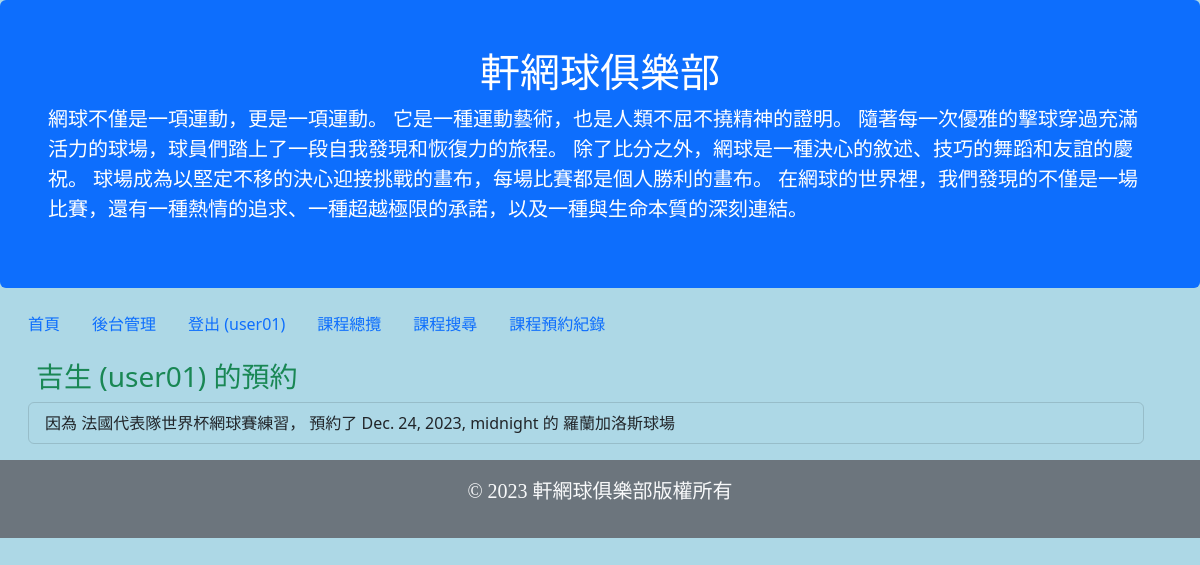
Page /courts/bookings/ (signed in) on the earlier database version.
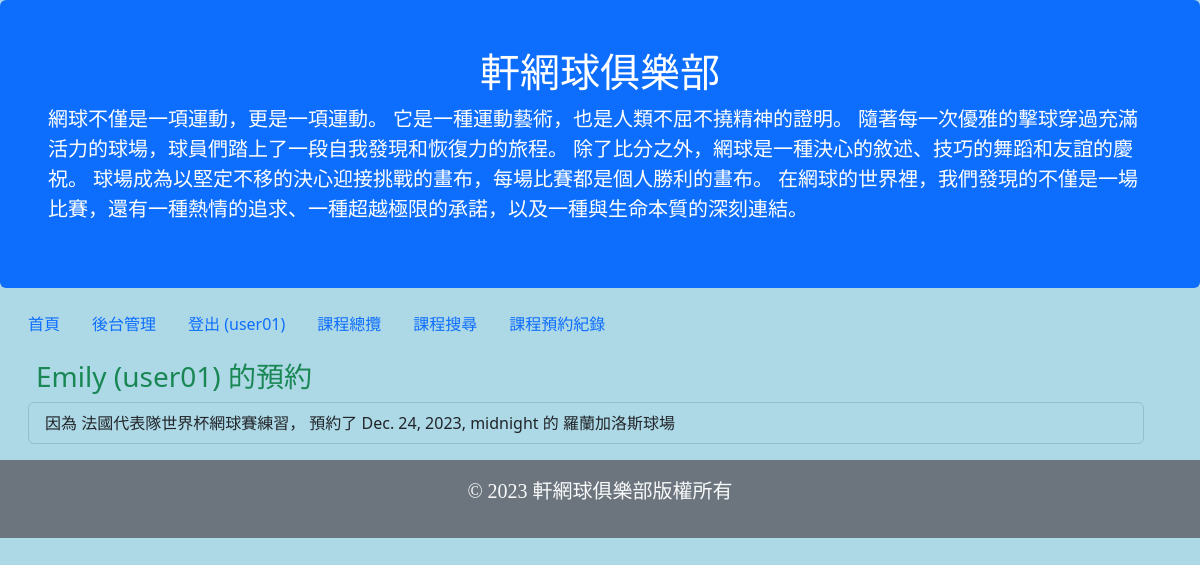
Same page on the later database version.
### members/models.py (models this page shows)
class Member(models.Model):
    user = models.OneToOneField(User, on_delete=models.CASCADE, default= None, blank=True, null=True)
    firstname = models.CharField(max_length=255)
    lastname = models.CharField(max_length=255)
    phone = models.IntegerField(null=True)
    joined_date = models.DateField(null=True)
    age = models.IntegerField(default=20)
    def __str__(self):
      return f"{self.firstname} {self.lastname}"

### courts/views.py (the view)
# urls.py: path('bookings/', views.my_bookings, name='my_bookings'),
@login_required
def my_bookings(request):
    bookings = Booking.objects.filter(user=request.user)
    print (f'All bookings by {request.user}:')
    for b in bookings:
        print (b)
    member = getMember(request)
    print('member.firstname', member.firstname)
    context = {'member': member,
               'bookings': bookings}
    return render(request, 'my_bookings.html', context)

### courts/models.py (called while the page is built)
    def __str__(self):
        return f"{self.city} {self.courtname}"

    def __str__(self):
        return f"{self.user}, {self.court}, {self.date}"

### courts/views.py (called while the page is built)
def getMember(request):
    print ("--------------------------------")
    print (request.user)
    print (Member.objects.select_related('user').all())
    try:
        member = Member.objects.get(user=request.user)
        print (member)
        return member
    except:
        print (f"The user {request.user} is not a member")
        return render(request, 'booking_error.html', None)

### courts/templates/my_bookings.html (shortened to what this page needs)
{% extends "master.html" %}
{% block content %}
<div class="container m-3">
    <h3 class="text-success m-2">{{ mymember.lastname}}{{ member.firstname }} ({{ member.user }}) 的預約</h3>
    <ul class="list-group">
        {% for booking in bookings %}
            <li class="list-group-item bg-transparent">因為 {{booking.reason }}， 預約了 {{ booking.date }} 的 {{ booking.court.courtname }} </li>
        {% endfor %}
    </ul>
</div>
{% endblock %}

Differences in the rows shown:
changed Member "user01": firstname "吉生" → "Emily"
